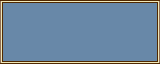

A 2D game scene composited from a Tiled map and its tileset images. What follows is a short description and the map's XML, with every tile layer's data as written:
An orthogonal 20x8 tile map with 8x8 px tiles, 1 tile layer (Tile Layer 1).

<map version="1.5" tiledversion="1.7.2" orientation="orthogonal" renderorder="right-down" width="20" height="8" tilewidth="8" tileheight="8" infinite="0" nextlayerid="2" nextobjectid="1">
 <tileset firstgid="1" name="MenuTiles" tilewidth="8" tileheight="8" tilecount="128" columns="32">
  <image source="../Pokedex/MenuTiles.png" width="256" height="32" />
 </tileset>
 <layer id="1" name="Tile Layer 1" width="20" height="8">
  <data encoding="csv">
2147483739,90,90,90,90,90,90,90,90,90,90,90,90,90,90,90,90,90,90,91,
96,10,10,10,10,10,10,10,10,10,10,10,10,10,10,10,10,10,10,2147483744,
96,10,10,10,10,10,10,10,10,10,10,10,10,10,10,10,10,10,10,2147483744,
96,10,10,10,10,10,10,10,10,10,10,10,10,10,10,10,10,10,10,2147483744,
96,10,10,10,10,10,10,10,10,10,10,10,10,10,10,10,10,10,10,2147483744,
96,10,10,10,10,10,10,10,10,10,10,10,10,10,10,10,10,10,10,2147483744,
96,10,10,10,10,10,10,10,10,10,10,10,10,10,10,10,10,10,10,2147483744,
3221225563,3221225562,3221225562,3221225562,3221225562,3221225562,3221225562,3221225562,3221225562,3221225562,3221225562,3221225562,3221225562,3221225562,3221225562,3221225562,3221225562,3221225562,3221225562,1073741915
</data>
 </layer>
</map>
